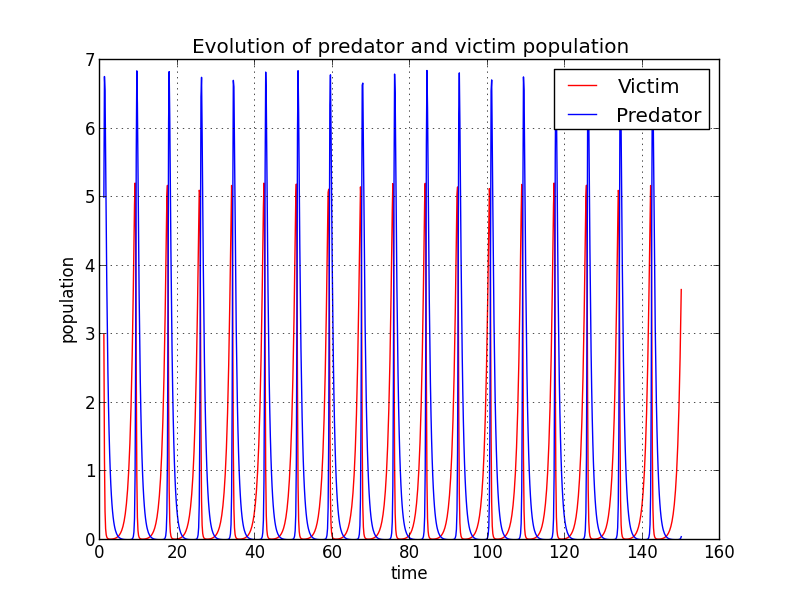

Here is the Python script that generated this plot:
from numpy import *
import pylab as p
# Definition of parameters
a = 1.1
b = 1.2
c = 1.5
d = 1.75
def dX_dt(X, t=1):
	""" Return the growth rate of fox and rabbit populations. """
	return array([a*X[0] - b*X[0]*X[1] ,
                  -c*X[1] + d*X[0]*X[1]])

from scipy import integrate
t = linspace(1, 150,  1000)              # time
#print t

X0 = array([3, 5])                     # initials conditions: [Victim, Predator]
X, infodict = integrate.odeint(dX_dt, X0, t, full_output=True)
infodict['message']
#print infodict
rabbits, foxes = X.T
print rabbits
f1 = p.figure()
p.plot(t, rabbits, 'r-', label='Victim')
p.plot(t, foxes  , 'b-', label='Predator')
p.grid()
p.legend(loc='best')
p.xlabel('time')
p.ylabel('population')
p.title('Evolution of predator and victim population')
f1.savefig('LotkaVolterra.png')